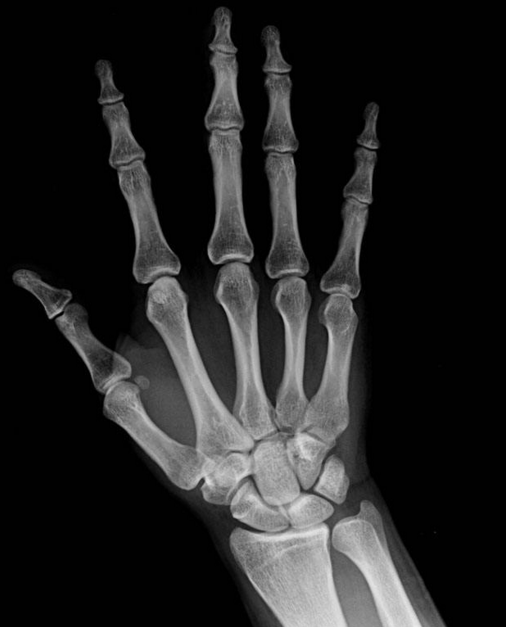
#> input picture img_encryption/images/grey/med.png, 506 x 627 px
$ python encrypt.py
#> lines starting #> are read from the running program, lines starting #| are printed output that depends on the picture
### img_encryption/teng/utils.py
# -*-coding:utf-8 -*-

"""
# File       : utils
# Time       ：2024/10/14 15:57
# Author     ：chenyu
# version    ：python 3.8
# Description：
"""
import cv2
from numpy import uint8, zeros

# Image bit plane decomposition
def img_bit_decomposition(img):
    m, n = img.shape
    r = zeros((8, m, n), dtype=uint8)
    for i in range(8):
        r[i, :, :] = cv2.bitwise_and(img, 2 ** i)
        mask = r[i, :, :] > 0
        r[i, mask] = 1
    return r

### img_encryption/teng/chaos.py
# -*-coding:utf-8 -*-

"""
# File       : chaos
# Time       ：2024/10/14 15:29
# Author     ：chenyu
# version    ：python 3.8
# Description：cml + logistic map
"""
import numpy as np


def logistic_map(alpha, x0, length):
    assert 3.5699456 < alpha < 4
    assert 0 < x0 < 1
    res = []
    for _ in range(length):
        if _ == 0:
            res.append(alpha * x0 * (1 - x0))
        else:
            res.append(alpha * res[-1] * (1 - res[-1]))
    return res


def iter_logistic_map(alpha, x):
    return alpha * x * (1 - x)


def CML_map(alpha, sigma, init_l, len_res, discard):
    assert 0 < sigma < 1
    length = len(init_l)
    res = []
    for i in range(length):
        res.append([])
    for i in range(len_res+discard):
        for j in range(length):
            if i == 0:
                a = iter_logistic_map(alpha, init_l[j])
                b = iter_logistic_map(alpha, init_l[j - 1])
                c = iter_logistic_map(alpha, init_l[(j + 1) % length])
                temp = (1 - sigma) * a + (sigma / 2) * (b + c)
                res[j].append(temp)
            else:
                a = iter_logistic_map(alpha, res[j][-1])
                b = iter_logistic_map(alpha, res[j - 1][-1])
                c = iter_logistic_map(alpha, res[(j + 1) % length][-1])
                temp = (1 - sigma) * a + (sigma / 2) * (b + c)
                res[j].append(temp)
    return [i[discard:] for i in res]


def get_init(l, idx):
    return 1 / ((sum(l) + 1) * (idx + 1))


# [8 lines that do not run on import are left out]

### img_encryption/teng/encrypt.py
# -*-coding:utf-8 -*-

"""
# File       : encrypt
# Time       ：2024/10/14 17:26
# Author     ：chenyu
# version    ：python 3.8
# Description：teng 加密
"""
from random import uniform
import os
from teng.utils import *
from teng.chaos import *

def encrypt(
        img_path,
        alpha0=None, sigma0=None,  # keys
        alpha1=None, y0=None,  # keys
        params_path='params.npz',  # the path of saved params
        use_params=False,  # if to use used params
):
#> called with img_path = '../images/grey/med.png', params_path = 'params.npz', use_params = False
    D = 1000  # discard
    # initialization
    if not use_params:
        alpha0 = uniform(1e-16+3.5699456, 4 - 1e-16) if not alpha0 else alpha0
        sigma0 = uniform(1e-16, 1 - 1e-16) if not sigma0 else sigma0
        y0 = uniform(1e-16, 1 - 1e-16) if not y0 else y0
        alpha1 = uniform(1e-16+3.5699456, 4 - 1e-16) if not alpha1 else alpha1
    else:
        use_params_path = f"./params/{params_path}"
        if os.path.exists(use_params_path):
            params = np.load(use_params_path)
            alpha0 = params['alpha0']
            sigma0 = params['sigma0']
            y0 = params['y0']
            alpha1 = params['alpha1']
        else:
            raise FileNotFoundError(f"can not find the params file: {use_params_path}")

    filename = img_path.split('/')[-1].split('.')
    filename, ext = filename[0], filename[-1]
    encrypt_img_path = f"{filename}_encrypt.png"
    # get img (grey img supported)
    img = cv2.imread(img_path, cv2.IMREAD_GRAYSCALE)
#> img is the input picture: shape (627, 506); min 0, max 232, mean 34.9
    M, N = img.shape  # M: height, N: width
#> M = 627; N = 506
    length = M * N
#> length = 317262
    print(f"ENCRYPTION: img resolution is {N} * {M}")
#| ENCRYPTION: img resolution is 506 * 627

    bitplanes = img_bit_decomposition(img)  # Image bit plane decomposition
    bitplanes = bitplanes[::-1, :, :]  # reverse
    # high bits
    b8 = bitplanes[0, :, :].ravel()
    b7 = bitplanes[1, :, :].ravel()
    b6 = bitplanes[2, :, :].ravel()
    b5 = bitplanes[3, :, :].ravel()
    # low
    b4 = bitplanes[4, :, :].ravel()
    b3 = bitplanes[5, :, :].ravel()
    b2 = bitplanes[6, :, :].ravel()
    b1 = bitplanes[7, :, :].ravel()

    img = np.stack([b1, b2, b3, b4, b5, b6, b7, b8], axis=0)

    # step 3
    init_l = []
    for i in range(4):
        init_l.append(get_init(img[i], i))
#> after the loop, init_l = [3.98e-06, 8.66e-06, 5.95e-06, 4.6e-06]

    chaos_seq = np.array(CML_map(alpha0, sigma0, init_l, length, D))
#> in CML_map, `length = len(init_l)`: length = 4
    TN = np.array([np.argsort(x) for x in chaos_seq])

    b5_temp = np.empty_like(b5)
    b5_temp[TN[0]] = b5
    b6_temp = np.empty_like(b6)
    b6_temp[TN[1]] = b6
    b7_temp = np.empty_like(b7)
    b7_temp[TN[2]] = b7
    b8_temp = np.empty_like(b8)
    b8_temp[TN[3]] = b8

    Y = np.array(logistic_map(alpha1, y0, 4 * length + D)[D:])
    Z = np.round(Y[:length] * 1e8).astype(np.uint8) % 256
    Z = Z.reshape(M, N)
    R = img_bit_decomposition(Z)
#> after the loop in img_bit_decomposition (call 2), `for i in range(8):`:
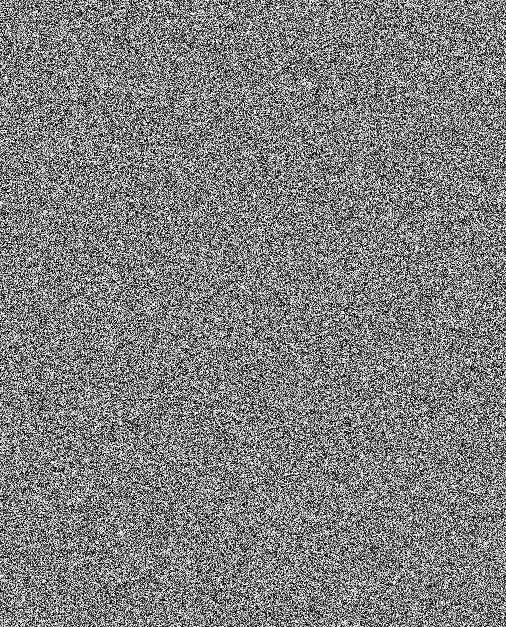
#> img: shape (627, 506) int16; min 0, max 255, mean 127.4

    C5 = (b5_temp + b1 + R[4].reshape(length)) % 2
    C6 = (b6_temp + b2 + R[5].reshape(length)) % 2
    C7 = (b7_temp + b3 + R[6].reshape(length)) % 2
    C8 = (b8_temp + b4 + R[7].reshape(length)) % 2

    TM = np.argsort(Y)
    C = np.concatenate([b1, b2, b3, b4])
    C_temp = np.empty_like(C)
    C_temp[TM] = C

    C1 = C_temp[:length]
    C2 = C_temp[length:2 * length]
    C3 = C_temp[2 * length:3 * length]
    C4 = C_temp[3 * length:]

    # composition the encrypted img
    C = np.stack([C1.reshape(M, N),
                  C2.reshape(M, N),
                  C3.reshape(M, N),
                  C4.reshape(M, N),
                  C5.reshape(M, N),
                  C6.reshape(M, N),
                  C7.reshape(M, N),
                  C8.reshape(M, N)], axis=0)
    res = np.zeros((M, N), dtype=np.uint8)
    for i in range(8):
        res = cv2.bitwise_or(res, C[i, :, :] << i)
#> this loop made 8 passes
#> pass 1, in encrypt, `res = cv2.bitwise_or(res, C[i, :, :] << i)`:
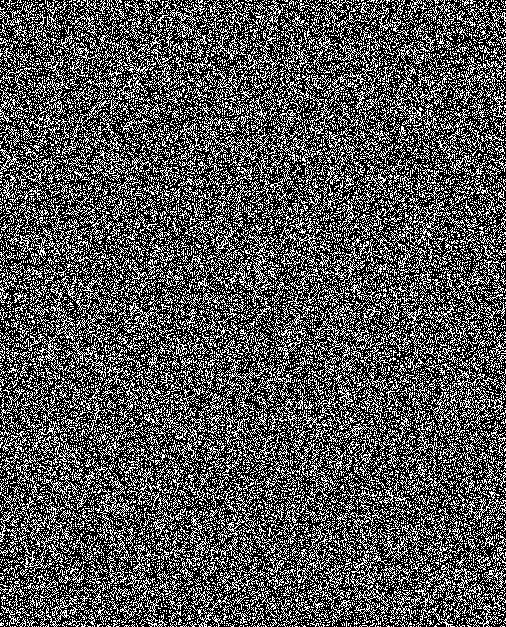
#> res: shape (627, 506); values 0 (black) and 1 (white), 33% white in thin lines or dots
#> pass 2, in encrypt, `res = cv2.bitwise_or(res, C[i, :, :] << i)`:
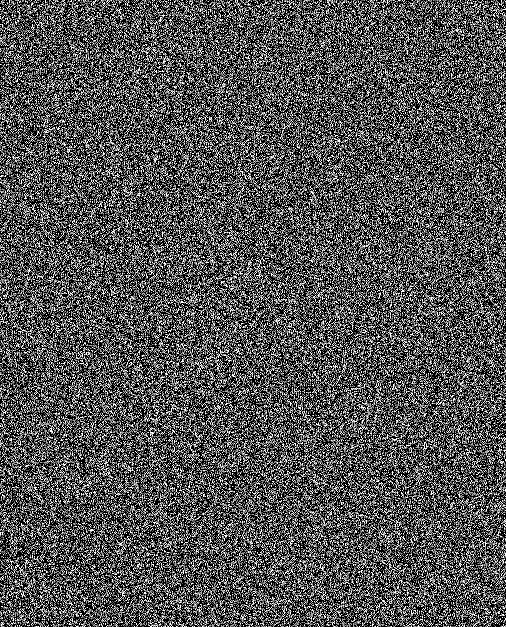
#> res: shape (627, 506); min 0, max 3, mean 0.99; drawn with min black and max white
#> pass 3, in encrypt, `res = cv2.bitwise_or(res, C[i, :, :] << i)`:
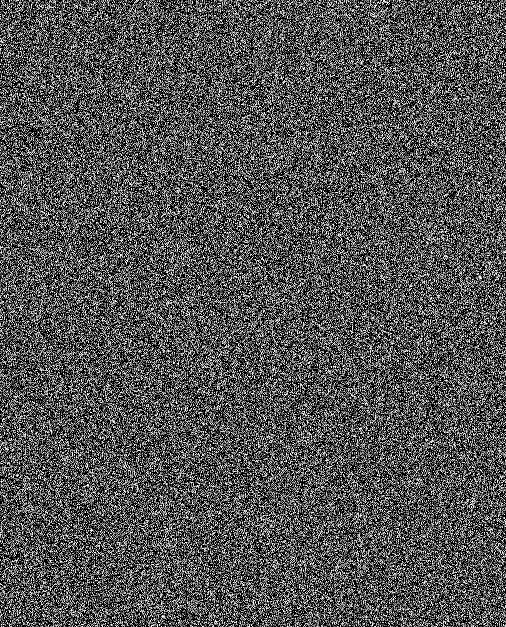
#> res: shape (627, 506); min 0, max 7, mean 2.31; drawn with min black and max white
#> after the loop:
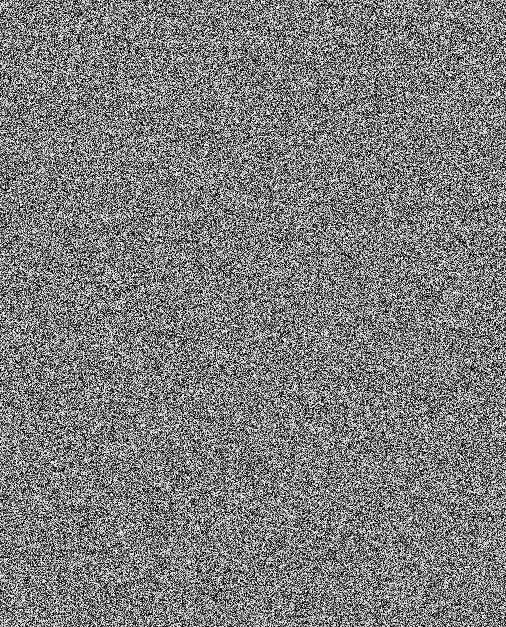
#> res: shape (627, 506); min 0, max 255, mean 124.9

    if not os.path.exists('./result'):
        os.mkdir('./result')
    # save img
    save_path = os.path.join('./result', encrypt_img_path)
    cv2.imwrite(save_path, res)

    # save params
    if not use_params:
        if not os.path.exists('./params'):
            os.mkdir('./params')
        np.savez(f'./params/{params_path}',
                 alpha0=alpha0, sigma0=sigma0, alpha1=alpha1, y0=y0, init_l=init_l)
    print("ENCRYPTION DONE!")
    return res, save_path


if __name__ == '__main__':
    res, _ = encrypt('../images/grey/med.png', use_params=False)
    print(res.shape)
#| (627, 506)

$ run again, with img_encryption/images/grey/cameraman.jpg saved as img_encryption/images/grey/med.png
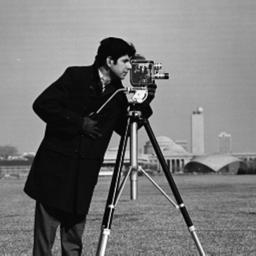
#> input picture img_encryption/images/grey/cameraman.jpg, 256 x 256 px
#> in encrypt, img is the input picture: shape (256, 256); min 0, max 255, mean 118.3
#| ENCRYPTION: img resolution is 256 * 256
#> after the loop in encrypt, `for i in range(4):`: init_l = [3.06e-05, 1.52e-05, 1e-05, 7.42e-06]
#> in CML_map, `length = len(init_l)`: length = 4
#> the loop in encrypt, `for i in range(8):` made 8 passes
#> pass 1, in encrypt, `res = cv2.bitwise_or(res, C[i, :, :] << i)`:
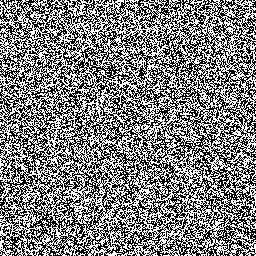
#> res: shape (256, 256); values 0 (black) and 1 (white), 50.3% white; black in thin lines or dots
#> after the loop in encrypt, `for i in range(8):`:
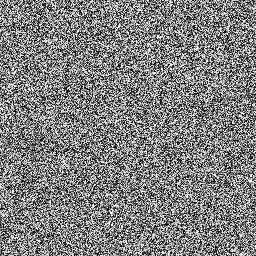
#> res: shape (256, 256); min 0, max 255, mean 127.7
#| (256, 256)
